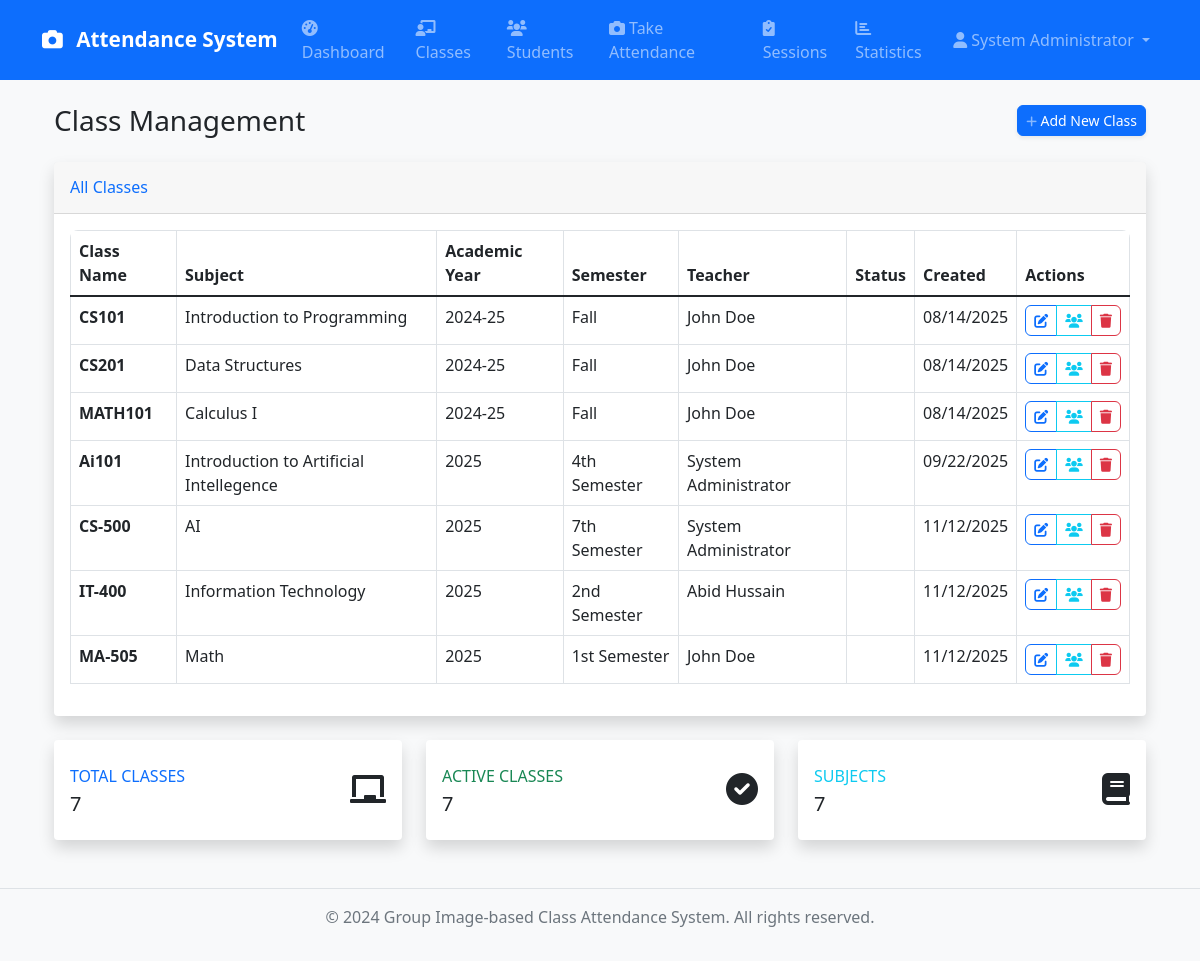
Page /classes (signed in) on the committed database.
### app.py (models this page shows, shortened)
class User(db.Model):
    id = db.Column(db.Integer, primary_key=True)
    username = db.Column(db.String(80), unique=True, nullable=False)
    email = db.Column(db.String(120), unique=True, nullable=False)
    password_hash = db.Column(db.String(128), nullable=False)
    full_name = db.Column(db.String(200), nullable=False)
    role = db.Column(db.String(20), default='teacher')  # 'admin', 'teacher'
    department = db.Column(db.String(100))
    is_active = db.Column(db.Boolean, default=True)
    created_at = db.Column(db.DateTime, default=datetime.utcnow)
    last_login = db.Column(db.DateTime)
    classes_taught = db.relationship('TeacherClass', backref='teacher', lazy=True)

class TeacherClass(db.Model):
    id = db.Column(db.Integer, primary_key=True)
    teacher_id = db.Column(db.Integer, db.ForeignKey('user.id'), nullable=False)
    class_name = db.Column(db.String(50), nullable=False)
    subject = db.Column(db.String(100))
    academic_year = db.Column(db.String(20))
    semester = db.Column(db.String(20))
    is_active = db.Column(db.Boolean, default=True)
    created_at = db.Column(db.DateTime, default=datetime.utcnow)
    __table_args__ = (db.UniqueConstraint('teacher_id', 'class_name', 'academic_year', 'semester'),)

### app.py (the view)
@app.route('/classes')
@login_required
def classes():
    user = User.query.get(session['user_id'])
    if user.role == 'admin':
        all_classes = TeacherClass.query.all()
    else:
        all_classes = TeacherClass.query.filter_by(teacher_id=user.id).all()
    return render_template('classes.html', classes=all_classes, user=user)

### app.py (called while the page is built)
def login_required(f):
    @wraps(f)
    def decorated_function(*args, **kwargs):
        if 'user_id' not in session:
            flash('Please log in to access this page.', 'error')
            return redirect(url_for('login'))
        return f(*args, **kwargs)
    return decorated_function

### templates/classes.html (shortened to what this page needs)
{% extends "base.html" %}
{% block content %}
<div class="container-fluid">
    <div class="d-sm-flex align-items-center justify-content-between mb-4">
        <h1 class="h3 mb-0 text-gray-800">Class Management</h1>
        <a href="{{ url_for('add_class') }}" class="d-none d-sm-inline-block btn btn-sm btn-primary shadow-sm">
             Add New Class
        </a>
    </div>
    <div class="card shadow mb-4">
        <div class="card-header py-3">
            <h6 class="m-0 font-weight-bold text-primary">
                {% if user.role == 'admin' %}All Classes{% else %}My Classes{% endif %}
            </h6>
        </div>
        <div class="card-body">
            {% if classes %}
                <div class="table-responsive">
                    <table class="table table-bordered" id="dataTable" width="100%" cellspacing="0">
                        <thead>
                            <tr>
                                <th>Class Name</th>
                                <th>Subject</th>
                                <th>Academic Year</th>
                                <th>Semester</th>
                                {% if user.role == 'admin' %}
                                    <th>Teacher</th>
                                {% endif %}
                                <th>Status</th>
                                <th>Created</th>
                                <th>Actions</th>
                            </tr>
                        </thead>
                        <tbody>
                            {% for class in classes %}
                            <tr>
                                <td>
                                    <strong>{{ class.class_name }}</strong>
                                </td>
                                <td>{{ class.subject or '-' }}</td>
                                <td>{{ class.academic_year or '-' }}</td>
                                <td>{{ class.semester or '-' }}</td>
                                {% if user.role == 'admin' %}
                                    <td>{{ class.teacher.full_name if class.teacher else 'Unknown' }}</td>
                                {% endif %}
                                <td>
                                    {% if class.is_active %}
                                        <span class="badge badge-success">Active</span>
                                    {% else %}
                                        <span class="badge badge-secondary">Inactive</span>
                                    {% endif %}
                                </td>
                                <td>{{ class.created_at.strftime('%m/%d/%Y') if class.created_at else '-' }}</td>
                                <td>
                                    <div class="btn-group" role="group">
                                        {% if user.role == 'admin' or class.teacher_id == user.id %}
                                            <a href="{{ url_for('edit_class', class_id=class.id) }}"
                                               class="btn btn-sm btn-outline-primary"
                                               title="Edit Class">
                                                <i class="fas fa-edit"></i>
                                            </a>
                                        {% endif %}
                                        <a href="{{ url_for('students') }}?class={{ class.class_name }}"
                                           class="btn btn-sm btn-outline-info"
                                           title="View Students">
                                            <i class="fas fa-users"></i>
                                        </a>
                                        {% if user.role == 'admin' or class.teacher_id == user.id %}
                                            <button type="button"
                                                    class="btn btn-sm btn-outline-danger"
                                                    title="Delete Class"
                                                    data-toggle="modal"
                                                    data-target="#deleteModal{{ class.id }}">
                                                <i class="fas fa-trash"></i>
                                            </button>
                                        {% endif %}
                                    </div>
                                </td>
                            </tr>
                            {% endfor %}
                        </tbody>
                    </table>
                </div>
            {% endif %}
        </div>
    </div>
    {% if classes %}
    <div class="row">
        <div class="col-md-4">
            <div class="card border-left-primary shadow h-100 py-2">
                <div class="card-body">
                    <div class="row no-gutters align-items-center">
                        <div class="col mr-2">
                            <div class="text-xs font-weight-bold text-primary text-uppercase mb-1">
                                Total Classes</div>
                            <div class="h5 mb-0 font-weight-bold text-gray-800">{{ classes|length }}</div>
                        </div>
                        <div class="col-auto">
                            <i class="fas fa-chalkboard fa-2x text-gray-300"></i>
                        </div>
                    </div>
                </div>
            </div>
        </div>
        <div class="col-md-4">
            <div class="card border-left-success shadow h-100 py-2">
                <div class="card-body">
                    <div class="row no-gutters align-items-center">
                        <div class="col mr-2">
                            <div class="text-xs font-weight-bold text-success text-uppercase mb-1">
                                Active Classes</div>
                            <div class="h5 mb-0 font-weight-bold text-gray-800">
                                {{ classes|selectattr("is_active")|list|length }}
                            </div>
                        </div>
                        <div class="col-auto">
                            <i class="fas fa-check-circle fa-2x text-gray-300"></i>
                        </div>
                    </div>
                </div>
            </div>
        </div>
        <div class="col-md-4">
            <div class="card border-left-info shadow h-100 py-2">
                <div class="card-body">
                    <div class="row no-gutters align-items-center">
                        <div class="col mr-2">
                            <div class="text-xs font-weight-bold text-info text-uppercase mb-1">
                                Subjects</div>
                            <div class="h5 mb-0 font-weight-bold text-gray-800">
                                {{ classes|map(attribute='subject')|select|unique|list|length }}
                            </div>
                        </div>
                        <div class="col-auto">
                            <i class="fas fa-book fa-2x text-gray-300"></i>
                        </div>
                    </div>
                </div>
            </div>
        </div>
    </div>
    {% endif %}
</div>
{% endblock %}

### templates/base.html (shortened to what this page needs)
<!DOCTYPE html>
<html lang="en">
<head>
    <link href="https://cdn.jsdelivr.net/npm/bootstrap@5.1.3/dist/css/bootstrap.min.css" rel="stylesheet">
    <link href="https://cdnjs.cloudflare.com/ajax/libs/font-awesome/6.0.0/css/all.min.css" rel="stylesheet">
    <link href="{{ url_for('static', filename='css/style.css') }}" rel="stylesheet">
</head>
<body>
    <nav class="navbar navbar-expand-lg navbar-dark bg-primary">
        <div class="container">
            <a class="navbar-brand" href="{{ url_for('index') }}">
                <i class="fas fa-camera me-2"></i>
                Attendance System
            </a>
            <div class="collapse navbar-collapse" id="navbarNav">
                <ul class="navbar-nav me-auto">
                    {% if session.user_id %}
                    <li class="nav-item">
                        <a class="nav-link" href="{{ url_for('dashboard') }}">
                            <i class="fas fa-tachometer-alt me-1"></i>Dashboard
                        </a>
                    </li>
                    <li class="nav-item">
                        <a class="nav-link" href="{{ url_for('classes') }}">
                            <i class="fas fa-chalkboard-teacher me-1"></i>Classes
                        </a>
                    </li>
                    <li class="nav-item">
                        <a class="nav-link" href="{{ url_for('students') }}">
                            <i class="fas fa-users me-1"></i>Students
                        </a>
                    </li>
                    <li class="nav-item">
                        <a class="nav-link" href="{{ url_for('take_attendance') }}">
                            <i class="fas fa-camera me-1"></i>Take Attendance
                        </a>
                    </li>
                    <li class="nav-item">
                        <a class="nav-link" href="{{ url_for('attendance') }}">
                            <i class="fas fa-clipboard-check me-1"></i>Sessions
                        </a>
                    </li>
                    <li class="nav-item">
                        <a class="nav-link" href="{{ url_for('statistics') }}">
                            <i class="fas fa-chart-bar me-1"></i>Statistics
                        </a>
                    </li>
                    {% endif %}
                </ul>
                <ul class="navbar-nav">
                    {% if session.user_id %}
                    <li class="nav-item dropdown">
                        <a class="nav-link dropdown-toggle" href="#" id="navbarDropdown" role="button" data-bs-toggle="dropdown">
                            <i class="fas fa-user me-1"></i>{{ session.full_name }}
                        </a>
                    </li>
                    {% else %}
                    <li class="nav-item">
                        <a class="nav-link" href="{{ url_for('login') }}">
                            <i class="fas fa-sign-in-alt me-1"></i>Login
                        </a>
                    </li>
                    {% endif %}
                </ul>
            </div>
        </div>
    </nav>
    <div class="container mt-4">
        {% block content %}{% endblock %}
    </div>
    <footer class="bg-light text-center text-muted py-3 mt-5">
        <div class="container">
            <p>&copy; 2024 Group Image-based Class Attendance System. All rights reserved.</p>
        </div>
    </footer>
</body>
</html>

### static/css/style.css (style rules this page uses)
body { font-family: 'Segoe UI', Tahoma, Geneva, Verdana, sans-serif; background-color: #f8f9fa; }
.navbar-brand { font-weight: 600; font-size: 1.3rem; }
.card { border: none; box-shadow: 0 0.125rem 0.25rem rgba(0, 0, 0, 0.075); transition: box-shadow 0.15s ease-in-out; }
.table th { font-weight: 600; border-top: none; }
.table-responsive { border-radius: 0.5rem; }
.btn { border-radius: 0.375rem; font-weight: 500; transition: all 0.2s ease-in-out; }
.badge { font-weight: 500; }
.fade-in { animation: fadeIn 0.6s ease-out; }
footer { margin-top: auto; background-color: #f8f9fa !important; border-top: 1px solid #dee2e6; }

### rows in the picture
User: full_name "System Administrator"
TeacherClass: class_name "CS101", subject "Introduction to Programming", academic_year "2024-25", semester "Fall", teacher "John Doe", created_at "08/14/2025"
TeacherClass: class_name "CS201", subject "Data Structures", academic_year "2024-25", semester "Fall", teacher "John Doe", created_at "08/14/2025"
TeacherClass: class_name "MATH101", subject "Calculus I", academic_year "2024-25", semester "Fall", teacher "John Doe", created_at "08/14/2025"
TeacherClass: class_name "Ai101", subject "Introduction to Artificial Intellegence", academic_year "2025", semester "4th Semester", teacher "System Administrator", created_at "09/22/2025"
TeacherClass: class_name "CS-500", subject "AI", academic_year "2025", semester "7th Semester", teacher "System Administrator", created_at "11/12/2025"
TeacherClass: class_name "IT-400", subject "Information Technology", academic_year "2025", semester "2nd Semester", teacher "Abid Hussain", created_at "11/12/2025"
TeacherClass: class_name "MA-505", subject "Math", academic_year "2025", semester "1st Semester", teacher "John Doe", created_at "11/12/2025"

### other values in the picture
{{ classes|length }} "7"
{{ classes|selectattr("is_active")|list|length }} "7"
{{ classes|map(attribute='subject')|select|unique|list|length }} "7"
